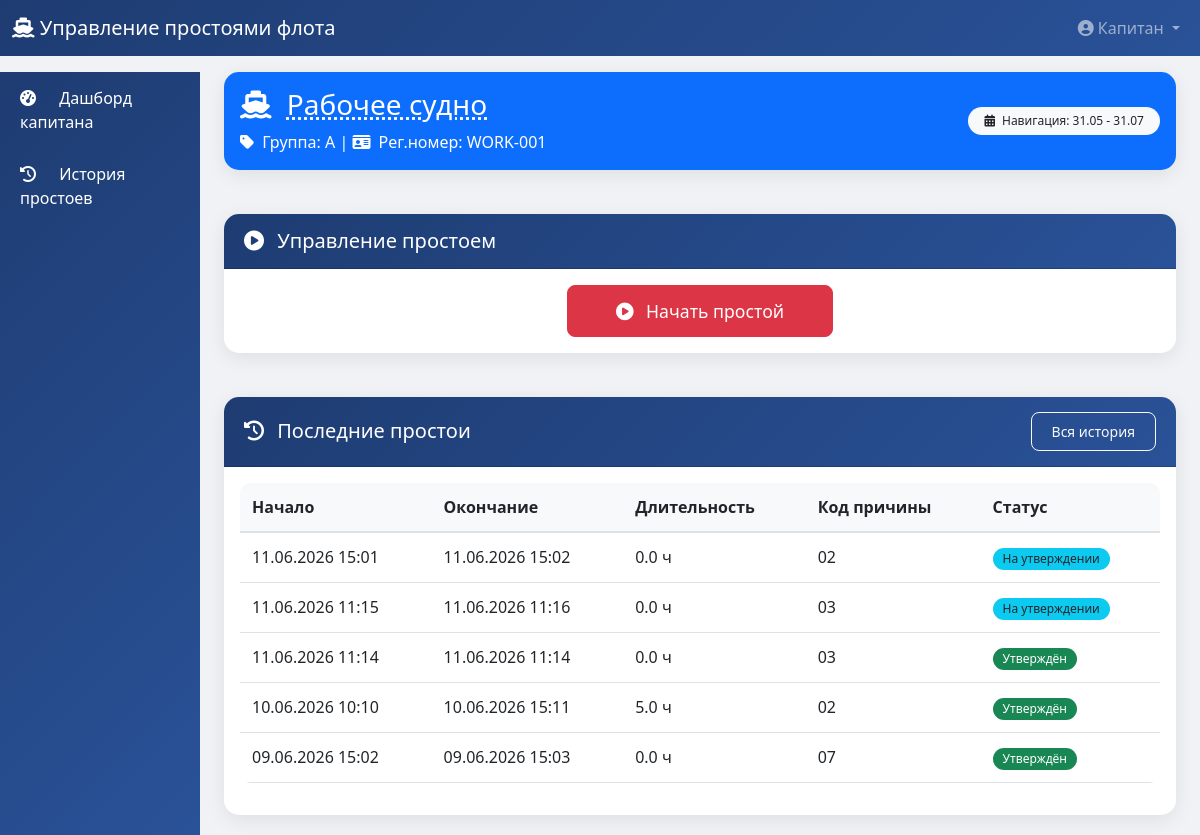
/captain/dashboard (signed in), run on the app's committed database.
### models.py (models this page shows, shortened)
class User(UserMixin, db.Model):
    __tablename__ = 'users'
    id = db.Column(db.Integer, primary_key=True)
    username = db.Column(db.String(80), unique=True, nullable=False)
    password_hash = db.Column(db.String(200), nullable=False)
    full_name = db.Column(db.String(200), nullable=False)
    role = db.Column(db.String(20), nullable=False)
    is_active = db.Column(db.Boolean, default=True)
    ship_id = db.Column(db.Integer, db.ForeignKey('ships.id'), nullable=True)
    created_at = db.Column(db.DateTime, default=datetime.utcnow)
    ship = db.relationship('Ship', backref='captains', foreign_keys=[ship_id])

class Ship(db.Model):
    __tablename__ = 'ships'
    id = db.Column(db.Integer, primary_key=True)
    name = db.Column(db.String(200), nullable=False)
    reg_number = db.Column(db.String(50), unique=True)
    group = db.Column(db.String(1), nullable=False)  # A, B, C
    navigation_start = db.Column(db.Date, nullable=False)
    navigation_end = db.Column(db.Date, nullable=False)
    planned_downtime_hours = db.Column(db.Float, default=0)
    is_active = db.Column(db.Boolean, default=True)
    core = db.Column(db.String(10))                # Р.Я / Н.Я
    build_year = db.Column(db.String(20))
    gross_tonnage = db.Column(db.String(50))       # Валовая вместимость, р.т.
    rko_class = db.Column(db.String(100))          # Класс (РКО)
    id_number = db.Column(db.String(100))          # Идентификационный номер
    annual_rko = db.Column(db.String(50))          # Ежегодное РКО
    sub = db.Column(db.String(50))                 # СУБ
    min_crew_cert = db.Column(db.String(200))      # Свидетельство о минимальном составе экипажа
    dimensions = db.Column(db.String(100))         # Габариты L/B/H/T
    branch = db.Column(db.String(200))             # Филиал
    ship_type = db.Column(db.String(200))          # Тип судна
    engine_power = db.Column(db.String(50))        # Мощность главных двигателей, кВт (для земснарядов)
    electronic_charts = db.Column(db.String(3))    # Наличие электронных карт: Да / Нет
    radar = db.Column(db.String(3))                # Наличие радиолокационных станций: Да / Нет
    productivity = db.Column(db.String(50))        # Производительность

class Downtime(db.Model):
    __tablename__ = 'downtimes'
    id = db.Column(db.Integer, primary_key=True)
    ship_id = db.Column(db.Integer, db.ForeignKey('ships.id'), nullable=False)
    start_time = db.Column(db.DateTime, nullable=False)
    end_time = db.Column(db.DateTime, nullable=True)
    reason_code = db.Column(db.String(2), nullable=True)
    description = db.Column(db.Text, nullable=True)
    status = db.Column(db.String(20), default='draft')  # draft, captain_signed, approved, rejected
    engineer_comment = db.Column(db.Text, nullable=True)
    engineer_approved = db.Column(db.Boolean, default=False)
    created_by = db.Column(db.Integer, db.ForeignKey('users.id'))
    created_at = db.Column(db.DateTime, default=datetime.utcnow)
    ship = db.relationship('Ship', backref='downtimes')
    creator = db.relationship('User', backref='created_downtimes')

### app.py (the view)
@app.route('/captain/dashboard')
@login_required
@captain_required
def captain_dashboard():
    ship = None
    if current_user.ship_id:
        ship = Ship.query.get(current_user.ship_id)
    active_downtime = None
    if ship:
        active_downtime = Downtime.query.filter_by(
            ship_id=ship.id, end_time=None, status='draft'
        ).first()
    recent_downtimes = []
    if ship:
        recent_downtimes = Downtime.query.filter_by(ship_id=ship.id)\
            .order_by(Downtime.created_at.desc()).limit(5).all()
    return render_template('captain/dashboard.html',
                         ship=ship,
                         active_downtime=active_downtime,
                         recent_downtimes=recent_downtimes)

### templates/captain/dashboard.html (shortened to what this page needs)
{% extends "base.html" %}
{% block content %}
<div class="container-fluid">
    <div class="row">
        <div class="col-12 mb-4">
            <div class="card bg-primary text-white">
                <div class="card-body">
                    <div class="d-flex justify-content-between align-items-center">
                        <div>
                            <h3 class="mb-0"><i class="fas fa-ship me-2"></i> {% if ship %}<span class="ship-info-link" data-ship-id="{{ ship.id }}">{{ ship.name }}</span>{% else %}Судно не назначено{% endif %}</h3>
                            <p class="mb-0 mt-2">
                                <i class="fas fa-tag me-1"></i> Группа: {{ ship.group if ship else '-' }} |
                                <i class="fas fa-id-card me-1"></i> Рег.номер: {{ ship.reg_number if ship else '-' }}
                            </p>
                        </div>
                        {% if ship %}
                        <div>
                            <span class="badge bg-light text-dark px-3 py-2">
                                <i class="fas fa-calendar-alt me-1"></i>
                                Навигация: {{ ship.navigation_start.strftime('%d.%m') }} - {{ ship.navigation_end.strftime('%d.%m') }}
                            </span>
                        </div>
                        {% endif %}
                    </div>
                </div>
            </div>
        </div>
    </div>
    <div class="row">
        <div class="col-12 mb-4">
            <div class="card">
                <div class="card-header">
                    <h5 class="mb-0"><i class="fas fa-play-circle me-2"></i> Управление простоем</h5>
                </div>
                <div class="card-body text-center">
                    {% if active_downtime %}
                        <div class="alert alert-danger" id="activeDowntimeBlock">
                            <i class="fas fa-exclamation-triangle fa-2x mb-2"></i>
                            <h4>Активный простой</h4>
                            <p>Начало: <strong id="startTimeDisplay">{{ active_downtime.start_time.strftime('%d.%m.%Y %H:%M:%S') }}</strong></p>
                            <p id="activeTimer" class="h2 mb-3" style="font-family: monospace; font-size: 2rem; font-weight: bold;">00:00:00</p>
                            <hr>
                            <form method="POST" action="{{ url_for('complete_downtime', downtime_id=active_downtime.id) }}" enctype="multipart/form-data" class="text-start mt-3" id="completeForm">
                                <div class="mb-3">
                                    <label class="form-label fw-bold">Причина простоя <span class="text-danger">*</span></label>
                                    <select class="form-select" name="reason_code" required>
                                        <option value="">Выберите причину</option>
                                        <option value="01">01 - Техническая неисправность</option>
                                        <option value="02">02 - Отсутствие запасных частей</option>
                                        <option value="03">03 - Погодные условия</option>
                                        <option value="04">04 - Ожидание грузовых операций</option>
                                        <option value="05">05 - Экипаж (недостаток/болезнь)</option>
                                        <option value="06">06 - Документальное оформление</option>
                                        <option value="07">07 - Прочие причины</option>
                                    </select>
                                </div>
                                <div class="mb-3">
                                    <label class="form-label fw-bold">Описание <span class="text-danger">*</span> (мин. 10 символов)</label>
                                    <textarea class="form-control" name="description" rows="4" required minlength="10"></textarea>
                                </div>
                                <div class="mb-3">
                                    <label class="form-label fw-bold">Подтверждающие файлы (фото, PDF)</label>
                                    <input type="file" class="form-control" name="files" multiple accept=".jpg,.jpeg,.png,.pdf">
                                    <div id="filePreview" class="mt-2"></div>
                                </div>
                                <div class="d-grid gap-2">
                                    <button type="submit" class="btn btn-success" id="completeBtn">
                                        <i class="fas fa-check-circle"></i> Завершить простой
                                    </button>
                                </div>
                            </form>
                            <form method="POST" action="{{ url_for('cancel_downtime', downtime_id=active_downtime.id) }}" class="mt-2" id="cancelForm"
                                  onsubmit="return confirm('Отменить простой? Все данные будут потеряны.')">
                                <button type="submit" class="btn btn-danger w-100" id="cancelBtn">
                                    <i class="fas fa-times-circle"></i> Отменить простой
                                </button>
                            </form>
                        </div>
                    {% else %}
                        <div>
                            <form method="POST" action="{{ url_for('start_downtime') }}" id="startForm">
                                <button type="submit" class="btn btn-danger btn-lg px-5" id="startBtn">
                                    <i class="fas fa-play-circle me-2"></i> Начать простой
                                </button>
                            </form>
                        </div>
                    {% endif %}
                </div>
            </div>
        </div>
    </div>
    <div class="row">
        <div class="col-12">
            <div class="card">
                <div class="card-header d-flex justify-content-between align-items-center">
                    <h5 class="mb-0"><i class="fas fa-history me-2"></i> Последние простои</h5>
                    <a href="{{ url_for('captain_history') }}" class="btn btn-sm btn-outline-light">Вся история</a>
                </div>
                <div class="card-body table-responsive">
                    <table class="table table-hover" id="downtimesTable">
                        <thead>
                            <tr>
                                <th>Начало</th>
                                <th>Окончание</th>
                                <th>Длительность</th>
                                <th>Код причины</th>
                                <th>Статус</th>
                            </tr>
                        </thead>
                        <tbody id="downtimesTableBody">
                            {% for dt in recent_downtimes %}
                            <tr>
                                <td>{{ dt.start_time.strftime('%d.%m.%Y %H:%M') }}</td>
                                <td>{{ dt.end_time.strftime('%d.%m.%Y %H:%M') if dt.end_time else '<span class="text-warning">Активен</span>'|safe }}</td>
                                <td>
                                    {% if dt.end_time %}
                                        {{ ((dt.end_time - dt.start_time).total_seconds() / 3600)|round(1) }} ч
                                    {% else %}
                                        -
                                    {% endif %}
                                </td>
                                <td>{{ dt.reason_code or '-' }}</td>
                                <td>
                                    {% if dt.status == 'draft' %}
                                        <span class="badge bg-secondary">Черновик</span>
                                    {% elif dt.status == 'captain_signed' %}
                                        <span class="badge bg-info text-dark">На утверждении</span>
                                    {% elif dt.status == 'approved' %}
                                        <span class="badge bg-success">Утверждён</span>
                                    {% elif dt.status == 'rejected' %}
                                        <span class="badge bg-danger">Отклонён</span>
                                    {% endif %}
                                </td>
                            </tr>
                            {% endfor %}
                        </tbody>
                    </table>
                </div>
            </div>
        </div>
    </div>
</div>
{% endblock %}

### templates/base.html (shortened to what this page needs)
<!DOCTYPE html>
<html lang="ru">
<head>
    <link href="https://cdn.jsdelivr.net/npm/bootstrap@5.3.0/dist/css/bootstrap.min.css" rel="stylesheet">
    <link rel="stylesheet" href="https://cdnjs.cloudflare.com/ajax/libs/font-awesome/6.4.0/css/all.min.css">
    <link href="https://cdn.jsdelivr.net/npm/tom-select@2.3.1/dist/css/tom-select.bootstrap5.min.css" rel="stylesheet">
</head>
<body>
    {% if current_user.is_authenticated %}
    <nav class="navbar navbar-expand-lg navbar-dark" style="background: linear-gradient(135deg, #1e3c72 0%, #2a5298 100%);">
        <div class="container-fluid">
            <a class="navbar-brand" href="{{ url_for('dashboard') }}">
                <i class="fas fa-ship"></i> Управление простоями флота
            </a>
            <div class="collapse navbar-collapse" id="navbarNav">
                <ul class="navbar-nav ms-auto">
                    <li class="nav-item dropdown">
                        <a class="nav-link dropdown-toggle" href="#" role="button" data-bs-toggle="dropdown">
                            <i class="fas fa-user-circle"></i> {{ current_user.full_name }}
                        </a>
                    </li>
                </ul>
            </div>
        </div>
    </nav>
    <div class="container-fluid mt-3">
        <div class="row">
            <div class="col-md-2 col-lg-2 d-none d-md-block sidebar p-0">
                <div class="list-group list-group-flush">
                    {% if current_user.role == 'captain' %}
                        <a href="{{ url_for('captain_dashboard') }}" class="list-group-item list-group-item-action">
                            <i class="fas fa-tachometer-alt"></i> Дашборд капитана
                        </a>
                        <a href="{{ url_for('captain_history') }}" class="list-group-item list-group-item-action">
                            <i class="fas fa-history"></i> История простоев
                        </a>
                    {% endif %}
                </div>
            </div>
            <div class="col-md-10 col-lg-10">
                {% block content %}{% endblock %}
            </div>
        </div>
    </div>
    {% else %}
        {% block content_login %}{% endblock %}
    {% endif %}
</body>
</html>

### data on the page
User: full_name "Капитан"
Ship: name "Рабочее судно", group "A", reg_number "WORK-001", navigation_start "31.05", navigation_end "31.07"
Downtime: start_time "11.06.2026 15:01", end_time "11.06.2026 15:02", end_time+start_time "0.0", reason_code "02", status "На утверждении"
Downtime: start_time "11.06.2026 11:15", end_time "11.06.2026 11:16", end_time+start_time "0.0", reason_code "03", status "На утверждении"
Downtime: start_time "11.06.2026 11:14", end_time "11.06.2026 11:14", end_time+start_time "0.0", reason_code "03", status "Утверждён"
Downtime: start_time "10.06.2026 10:10", end_time "10.06.2026 15:11", end_time+start_time "5.0", reason_code "02", status "Утверждён"
Downtime: start_time "09.06.2026 15:02", end_time "09.06.2026 15:03", end_time+start_time "0.0", reason_code "07", status "Утверждён"
